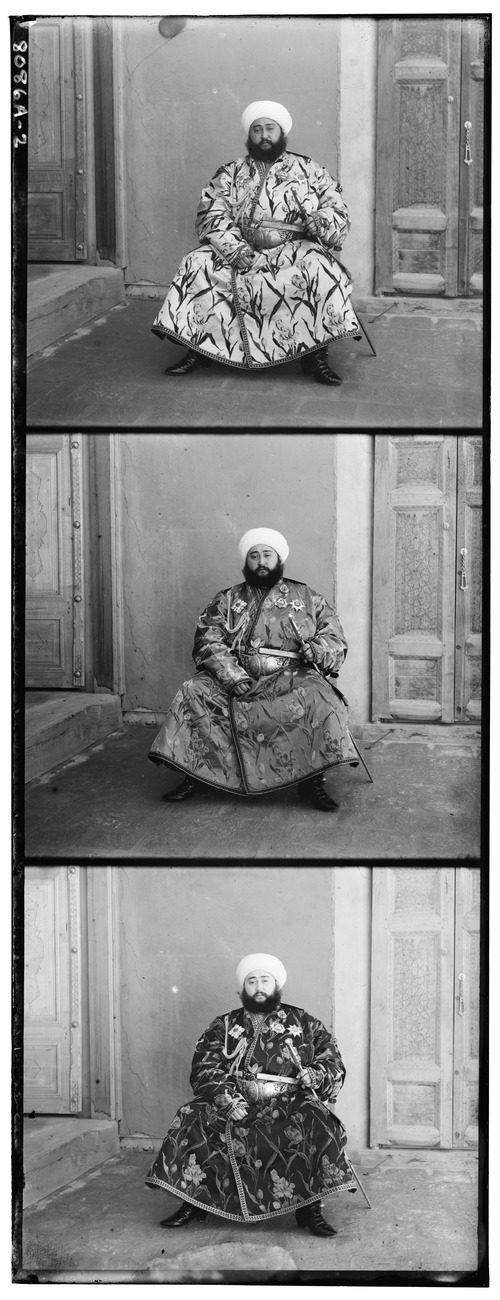
//> input picture projects/feature_alignment/data/emir.jpg, 500 x 1300 px
$ ./feature_alignment   (built with g++ and OpenCV 4)
//> lines starting //> are read from the running program, lines starting //| are printed output that depends on the picture
/**
 * @file feature_alignment.cpp
 * @brief Aligns color channels by matching ORB features and warping, then demonstrates the result.
 *
 * This tool:
 *  1. Loads a 3-channel image stored as three stacked grayscale regions.
 *  2. Splits it into blue, green, and red channels (top, middle, bottom).
 *  3. Detects ORB features and descriptors on each channel.
 *  4. Matches features (green↔blue, green↔red), filters by quality.
 *  5. Estimates homographies via RANSAC and warps blue and red onto green.
 *  6. Merges channels back into a color image and displays comparison.
 *
 * Usage:
 *   ./feature_alignment [input_image]
 *
 * If input_image is not provided, defaults to DATA_DIR/../data/emir.jpg
 */

#include <algorithm>
#include <filesystem>
#include <iostream>
#include <opencv2/calib3d.hpp>
#include <opencv2/core.hpp>
#include <opencv2/features2d.hpp>
#include <opencv2/highgui.hpp>
#include <opencv2/imgproc.hpp>
#include <vector>

#include "config.pch"  // Defines DATA_DIR macro

static const std::filesystem::path kDefaultInput =
    std::filesystem::path(DATA_DIR) / "../data/emir.jpg";
static constexpr int kMaxFeatures = 20000;
static constexpr float kGoodMatchRate = 0.005f;

/**
 * @brief Load an image or exit on failure.
 * @param path Filesystem path to image
 * @param flags imread flags (default: unchanged)
 * @return Loaded cv::Mat
 */
cv::Mat loadImageOrExit(const std::filesystem::path& path, int flags = cv::IMREAD_GRAYSCALE) {
//> called with flags = 0
  cv::Mat img = cv::imread(path.string(), flags);
//> img is the input picture: 1300 rows x 500 cols, CV_8UC1; min 0, max 255, mean 136.5
  if (img.empty()) {
    std::cerr << "ERROR: Failed to load image: " << path << std::endl;
    std::exit(EXIT_FAILURE);
  }
  return img;
}

/**
 * @brief Display a vector of images in a single window grid.
 * @param images List of cv::Mat to display
 * @param rows   Number of rows
 * @param cols   Number of columns
 * @param winName Window name
 */
void displayGrid(const std::vector<cv::Mat>& images, int rows, int cols,
                 const std::string& winName) {
  if (images.empty()) return;
  int cellW = images[0].cols;
  int cellH = images[0].rows;
  cv::Mat canvas(cellH * rows, cellW * cols, images[0].type());
  for (size_t i = 0; i < images.size(); ++i) {
    int r = i / cols;
    int c = i % cols;
    cv::Rect roi(c * cellW, r * cellH, images[i].cols, images[i].rows);
    images[i].copyTo(canvas(roi));
  }
  cv::namedWindow(winName, cv::WINDOW_NORMAL);
  cv::imshow(winName, canvas);
  cv::waitKey(0);
  cv::destroyWindow(winName);
}

/**
 * @brief Detect ORB keypoints and descriptors.
 * @param img Input image
 * @param keypoints Output keypoints
 * @param descriptors Output descriptors
 */
void detectAndCompute(const cv::Mat& img, std::vector<cv::KeyPoint>& keypoints,
                      cv::Mat& descriptors) {
  auto orb = cv::ORB::create(kMaxFeatures);
  orb->detectAndCompute(img, {}, keypoints, descriptors);
}

/**
 * @brief Match descriptors and keep the top percentage by score.
 * @param desc1 Descriptors of image 1 (query)
 * @param desc2 Descriptors of image 2 (train)
 * @param matches Output filtered matches
 */
void matchAndFilter(const cv::Mat& desc1, const cv::Mat& desc2, std::vector<cv::DMatch>& matches) {
  cv::Ptr<cv::DescriptorMatcher> matcher =
      cv::DescriptorMatcher::create(cv::DescriptorMatcher::BRUTEFORCE_HAMMING);
  matcher->match(desc1, desc2, matches);
  std::sort(matches.begin(), matches.end(),
            [](auto& a, auto& b) { return a.distance < b.distance; });
  int nGood = static_cast<int>(matches.size() * kGoodMatchRate);
  matches.resize(std::max(nGood, 1));
}

/**
 * @brief Compute homography from matched keypoints.
 * @param kp1 Keypoints of image 1 (query)
 * @param kp2 Keypoints of image 2 (train)
 * @param matches Filtered matches
 * @return 3x3 homography matrix
 */
cv::Mat computeHomography(const std::vector<cv::KeyPoint>& kp1,
                          const std::vector<cv::KeyPoint>& kp2,
                          const std::vector<cv::DMatch>& matches) {
  std::vector<cv::Point2f> pts1, pts2;
  pts1.reserve(matches.size());
  pts2.reserve(matches.size());
  for (const auto& m : matches) {
    pts1.push_back(kp1[m.queryIdx].pt);
    pts2.push_back(kp2[m.trainIdx].pt);
  }
  return cv::findHomography(pts2, pts1, cv::RANSAC);
}

int main(int argc, char* argv[]) {
  // Determine input path
  std::filesystem::path inputPath = (argc > 1) ? argv[1] : kDefaultInput;

  // Load grayscale image with three stacked channels
  cv::Mat stacked = loadImageOrExit(inputPath);

  int h = stacked.rows / 3;
//> h = 433
  int w = stacked.cols;
//> w = 500

  // Split into B, G, R
  cv::Mat blue = stacked(cv::Rect(0, 0, w, h));
  cv::Mat green = stacked(cv::Rect(0, h, w, h));
  cv::Mat red = stacked(cv::Rect(0, 2 * h, w, h));
  displayGrid({blue, green, red}, 1, 3, "Channels");
//> in displayGrid, `int cellH = images[0].rows;`: cellH = 433
//> in displayGrid, `cv::Mat canvas(cellH * rows, cellW * cols, images[0].type());`: canvas: 433 rows x 1500 cols, CV_8UC1; every value is 0
//> the loop in displayGrid, `for (size_t i = 0; i < images.size(); ++i)` made 3 passes
//> roi on passes 1 to 3: Rect(0, 0, 500, 433), Rect(500, 0, 500, 433), Rect(1000, 0, 500, 433)

  // Detect and compute features
  std::vector<cv::KeyPoint> kpB, kpG, kpR;
  cv::Mat descB, descG, descR;
  detectAndCompute(blue, kpB, descB);
//> in detectAndCompute, `orb->detectAndCompute(img, {}, keypoints, descriptors);`: keypoints = 6585 keypoints; strongest (x, y, size): (216, 226, 31), (356, 325, 31), (179, 284, 31), (205, 195, 31)
//> kpB has the same summary as keypoints in detectAndCompute
  detectAndCompute(green, kpG, descG);
//> in detectAndCompute (call 2), `orb->detectAndCompute(img, {}, keypoints, descriptors);`: keypoints = 5507 keypoints; strongest (x, y, size): (327, 243, 31), (337, 242, 31), (261, 217, 31), (329, 242, 31)
//> kpG has the same summary as keypoints in detectAndCompute
  detectAndCompute(red, kpR, descR);
//> in detectAndCompute (call 3), `orb->detectAndCompute(img, {}, keypoints, descriptors);`: keypoints = 5583 keypoints; strongest (x, y, size): (287, 165, 31), (342, 206, 31), (288, 162, 31), (241, 231, 31)
//> kpR has the same summary as keypoints in detectAndCompute

  // Draw keypoints
  cv::Mat imKB, imKG, imKR;
  cv::drawKeypoints(blue, kpB, imKB, cv::Scalar(255));
  cv::drawKeypoints(green, kpG, imKG, cv::Scalar(0, 255));
  cv::drawKeypoints(red, kpR, imKR, cv::Scalar(0, 0, 255));
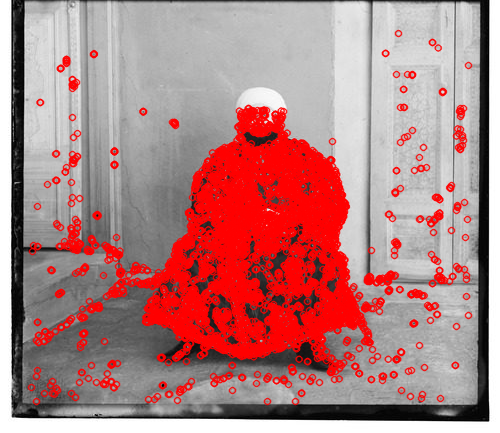
//> imKR: 433 rows x 500 cols, CV_8UC3; mean B, G, R 130, 130, 178.4
  displayGrid({imKB, imKG, imKR}, 1, 3, "Keypoints");
//> call 2 of displayGrid, with rows = 1, cols = 3, winName = "Keypoints"
//> in displayGrid (call 2), `cv::Mat canvas(cellH * rows, cellW * cols, images[0].type());`: canvas: 433 rows x 1500 cols, CV_8UC3; every value is 0
//> the loop in displayGrid (call 2), `for (size_t i = 0; i < images.size(); ++i)` made 3 passes
//> after the loop in displayGrid (call 2), `for (size_t i = 0; i < images.size(); ++i)`:
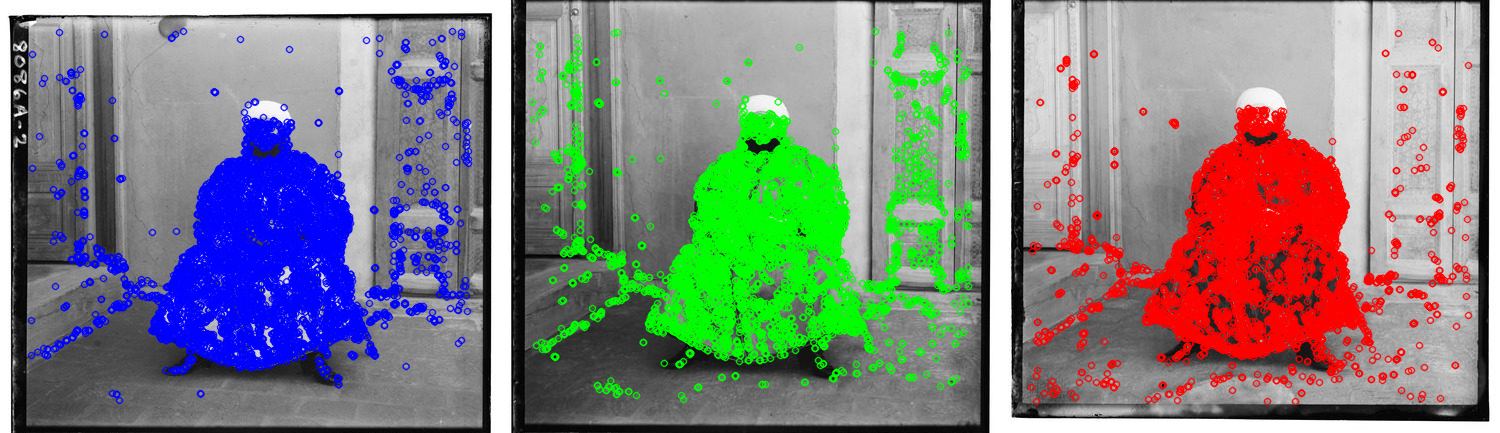
//> canvas: 433 rows x 1500 cols, CV_8UC3; mean B, G, R 130.3, 130.2, 129.1

  // Match and filter
  std::vector<cv::DMatch> matchesBG, matchesRG;
  matchAndFilter(descG, descB, matchesBG);
//> in matchAndFilter, `matcher->match(desc1, desc2, matches);`: matches = 5507 matches
//> in matchAndFilter, `int nGood = static_cast<int>(matches.size() * kGoodMatchRate);`: nGood = 27
//> in matchAndFilter, `matches.resize(std::max(nGood, 1));`: matches = 27 matches
//> matchesBG = 27 matches
  matchAndFilter(descG, descR, matchesRG);
//> in matchAndFilter (call 2), `matcher->match(desc1, desc2, matches);`: matches = 5507 matches
//> in matchAndFilter (call 2), `matches.resize(std::max(nGood, 1));`: matches = 27 matches
//> matchesRG = 27 matches

  // Draw matches
  cv::Mat mBG, mRG;
  cv::drawMatches(green, kpG, blue, kpB, matchesBG, mBG);
  cv::drawMatches(green, kpG, red, kpR, matchesRG, mRG);
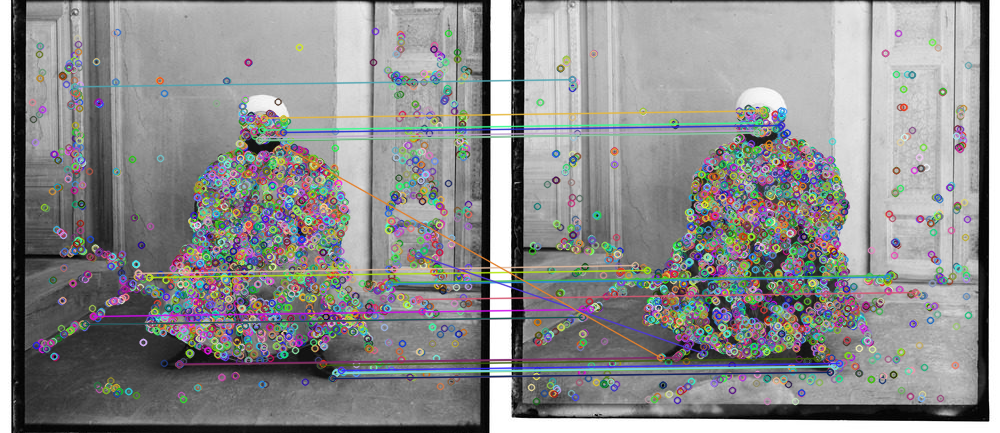
//> mRG: 433 rows x 1000 cols, CV_8UC3; mean B, G, R 141.4, 140.8, 140.6
  displayGrid({mBG, mRG}, 1, 2, "Matches G-B | G-R");
//> call 3 of displayGrid, with rows = 1, cols = 2, winName = "Matches G-B | G-R"
//> in displayGrid (call 3), `int cellW = images[0].cols;`: cellW = 1000
//> in displayGrid (call 3), `cv::Mat canvas(cellH * rows, cellW * cols, images[0].type());`: canvas: 433 rows x 2000 cols, CV_8UC3; every value is 0
//> the loop in displayGrid (call 3), `for (size_t i = 0; i < images.size(); ++i)` made 2 passes
//> roi on passes 1 to 2: Rect(0, 0, 1000, 433), Rect(1000, 0, 1000, 433)
//> after the loop in displayGrid (call 3), `for (size_t i = 0; i < images.size(); ++i)`:
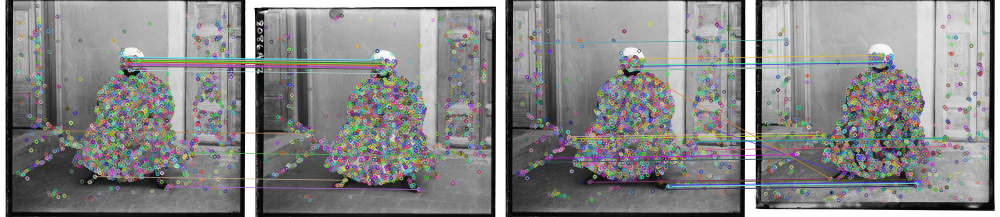
//> canvas: 433 rows x 2000 cols, CV_8UC3 (shown at 1/2 size); mean B, G, R 135.8, 135.8, 135.7

  // Compute homographies
  cv::Mat H_BtoG = computeHomography(kpG, kpB, matchesBG);
//> the loop in computeHomography, `for (const auto& m : matches)` made 27 passes
//> H_BtoG = [[0.981, -0.0091, 1.68], [-0.00263, 0.976, -3.25], [-3.02e-06, -4.83e-05, 1]]
  cv::Mat H_RtoG = computeHomography(kpG, kpR, matchesRG);
//> the loop in computeHomography (call 2), `for (const auto& m : matches)` made 27 passes
//> H_RtoG = [[1, 0.00462, 1.77], [-0.00284, 1.01, 7.45], [-7.94e-06, 2.01e-05, 1]]

  // Warp channels
  cv::Mat blueWarp, redWarp;
  cv::warpPerspective(blue, blueWarp, H_BtoG, cv::Size(w, h));
  cv::warpPerspective(red, redWarp, H_RtoG, cv::Size(w, h));
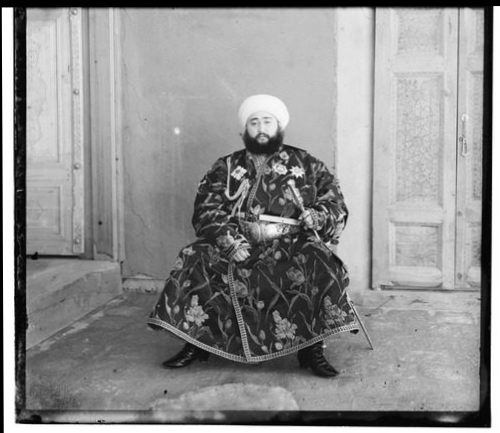
//> redWarp: 433 rows x 500 cols, CV_8UC1; min 0, max 255, mean 144.5
  displayGrid({blueWarp, redWarp}, 1, 2, "Warped Channels");
//> in displayGrid (call 4), `cv::Mat canvas(cellH * rows, cellW * cols, images[0].type());`: canvas: 433 rows x 1000 cols, CV_8UC1; every value is 0

  // Merge and compare
  cv::Mat mergedOriginal;
  cv::merge(std::vector<cv::Mat>{blue, green, red}, mergedOriginal);
  cv::Mat mergedAligned;
  cv::merge(std::vector<cv::Mat>{blueWarp, green, redWarp}, mergedAligned);
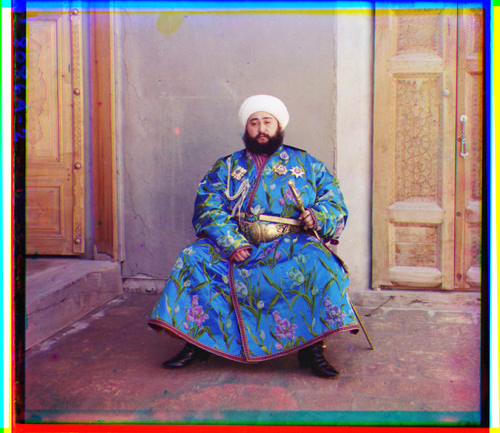
//> mergedAligned: 433 rows x 500 cols, CV_8UC3; mean B, G, R 130.6, 124.6, 144.5
  displayGrid({mergedOriginal, mergedAligned}, 1, 2, "Original vs Aligned");
//> in displayGrid (call 5), `cv::Mat canvas(cellH * rows, cellW * cols, images[0].type());`: canvas: 433 rows x 1000 cols, CV_8UC3; every value is 0
//> the loop in displayGrid (call 5), `for (size_t i = 0; i < images.size(); ++i)` made 2 passes
//> after the loop in displayGrid (call 5), `for (size_t i = 0; i < images.size(); ++i)`:
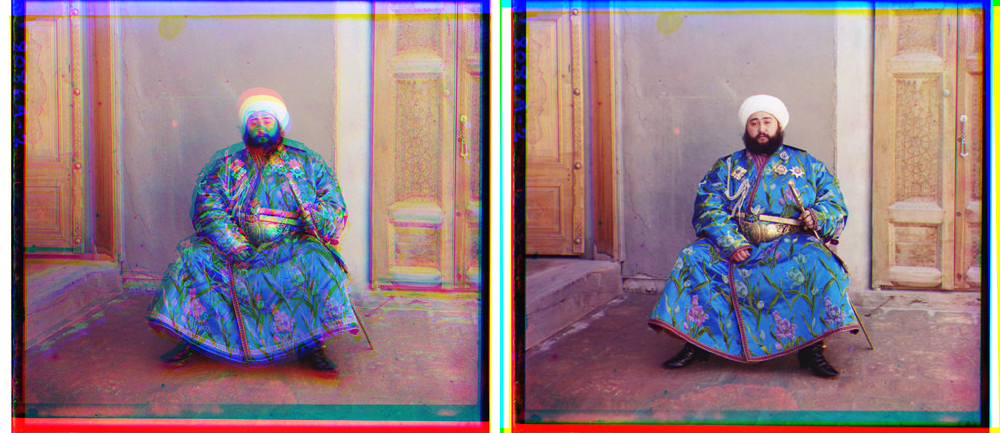
//> canvas: 433 rows x 1000 cols, CV_8UC3; mean B, G, R 132.8, 124.6, 147

  return EXIT_SUCCESS;
}
